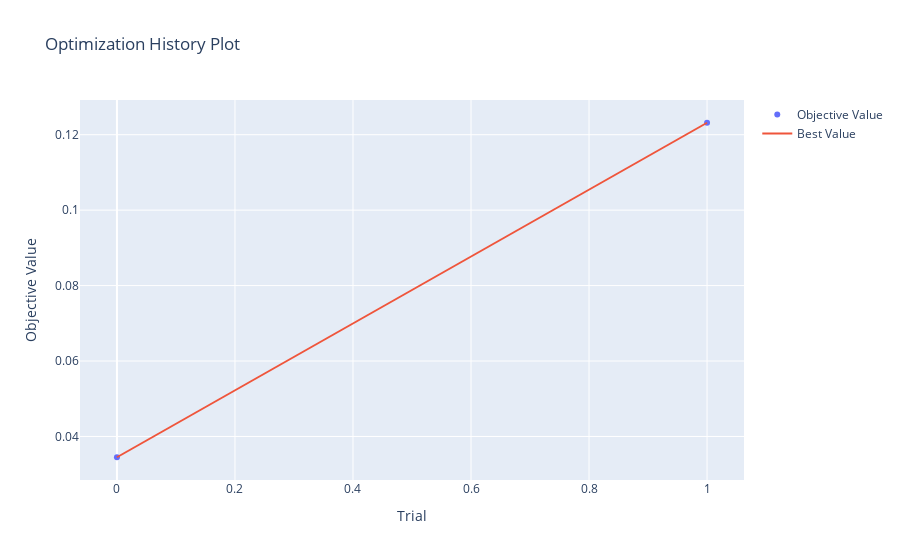

Source (notebook cell):
### Code cell
# plot performance of all trials
optuna.visualization.plot_optimization_history(study)

### Figure 1 — Plotly figure (JSON) as saved in the notebook; plotly's stock layout.template omitted (floating-point values rounded to 4 significant figures)
{"data": [{"mode": "markers", "name": "Objective Value", "type": "scatter", "x": [0, 1], "y": [0.03449, 0.1232]}, {"mode": "lines", "name": "Best Value", "type": "scatter", "x": [0, 1], "y": [0.03449, 0.1232]}, {"marker": {"color": "#cccccc"}, "mode": "markers", "name": "Infeasible Trial", "showlegend": false, "type": "scatter", "x": [], "y": []}], "layout": {"title": {"text": "Optimization History Plot"}, "xaxis": {"title": {"text": "Trial"}}, "yaxis": {"title": {"text": "Objective Value"}}}}
